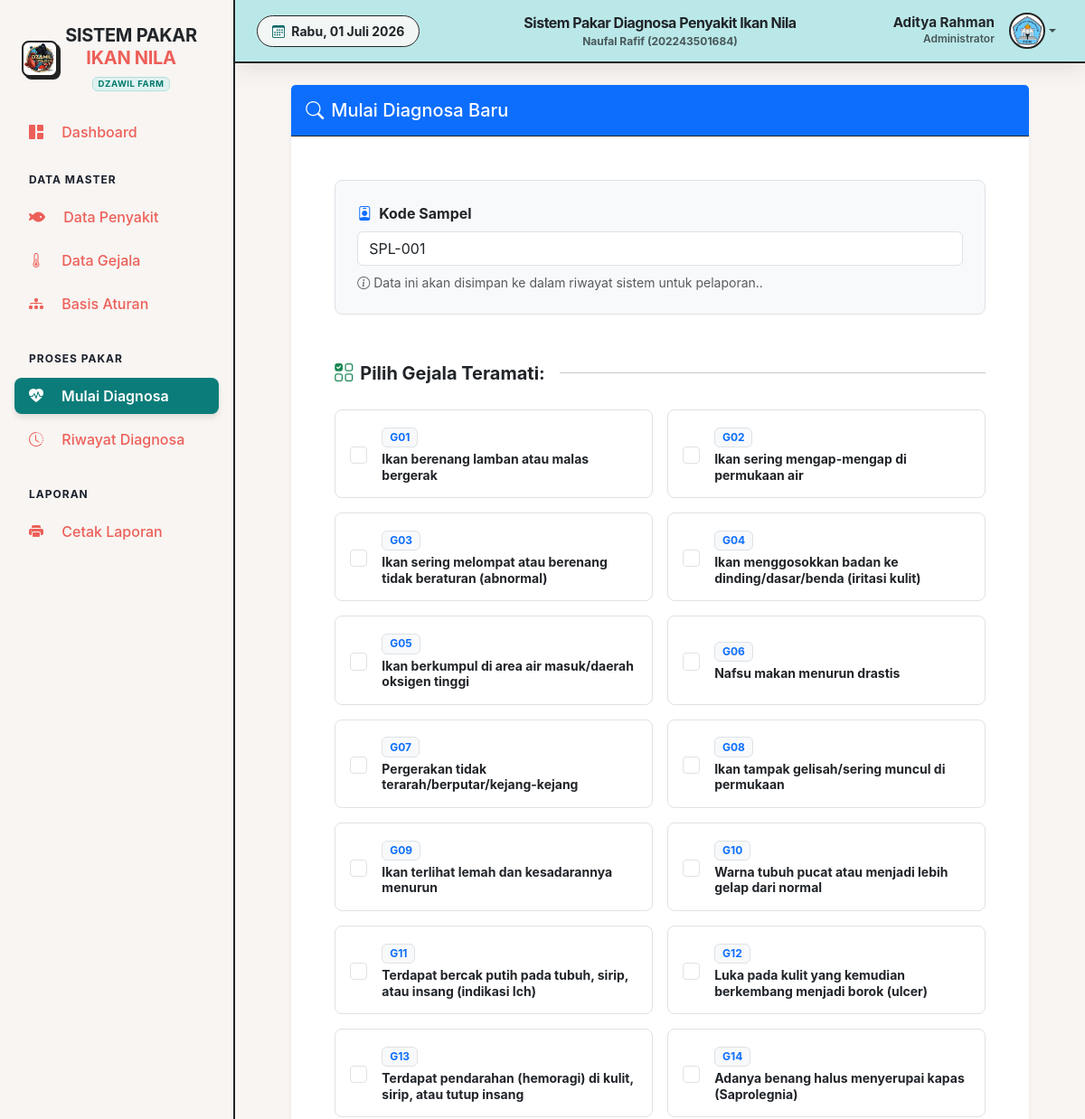
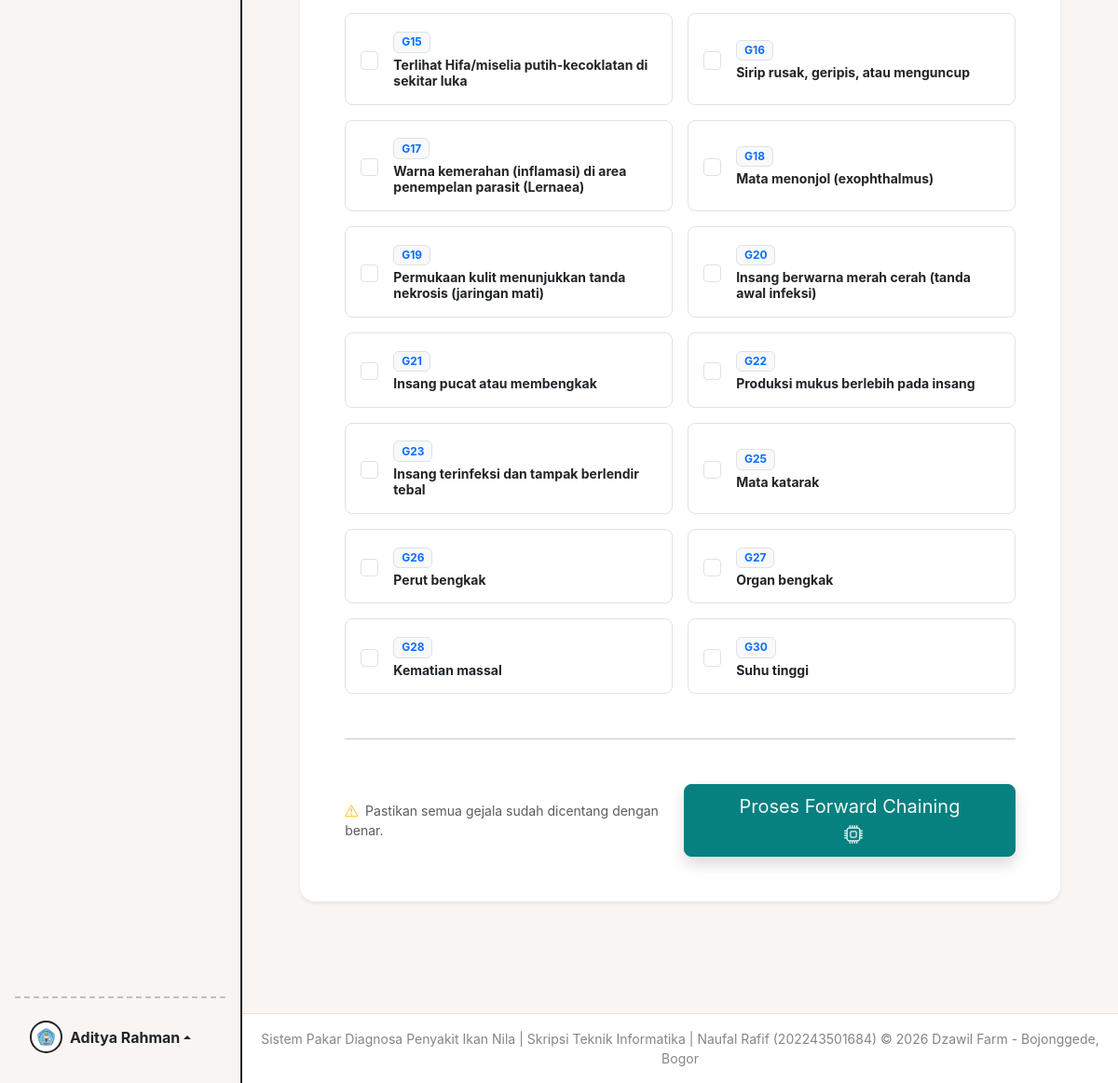
/pages/admin/diagnosa.php (signed in), run on the app's committed database (2 pictures, top to bottom).
### tables this page shows
CREATE TABLE `tbl_gejala` (
  `kode_gejala` varchar(10) NOT NULL,
  `nama_gejala` varchar(255) NOT NULL
);

### config/database.php (called while the page is built, shortened)
<?php
$base_url = 'http://localhost/sistem_pakar_ikan_nila/';
?>

### pages/admin/diagnosa.php (the view, shortened to what this page needs)
<?php
require_once '../../config/database.php';
$stmtKode = $pdo->query("
    SELECT kode_sampel
    FROM tbl_diagnosa
    WHERE kode_sampel IS NOT NULL
    ORDER BY id_diagnosa DESC
    LIMIT 1
");
$lastKode = $stmtKode->fetch();
if ($lastKode && preg_match('/SPL-(\d+)/', $lastKode['kode_sampel'], $match)) {
    $nomorBaru = (int)$match[1] + 1;
} else {
    $nomorBaru = 1;
}
$kodeSampelBaru = 'SPL-' . str_pad($nomorBaru, 3, '0', STR_PAD_LEFT);
require_once '../../includes/header.php';
$stmt = $pdo->query("SELECT * FROM tbl_gejala ORDER BY CAST(SUBSTRING(kode_gejala, 2) AS UNSIGNED) ASC");
$gejala = $stmt->fetchAll();
?>
<div class="row justify-content-center">
    <div class="col-lg-11">
        <div class="card shadow-sm border-0 rounded-4 mb-5">
            <div class="card-header bg-primary py-3">
               <h5 class="m-0 font-weight-bold text-white"><i class="bi bi-search me-2"></i>Mulai Diagnosa Baru</h5>
            </div>
            <div class="card-body p-4 p-md-5">
                <form method="post" action="">
                    <div class="mb-5 bg-light p-4 rounded-3 border">
                        <label for="kode_sampel" class="form-label fw-bold text-dark"> <i class="bi bi-person-badge me-2 text-primary"></i>Kode Sampel </label>
                        <input type="text" class="form-control" name="kode_sampel" value="<?= $kodeSampelBaru ?>" readonly>
                        <div class="form-text mt-2"><i class="bi bi-info-circle me-1"></i>Data ini akan disimpan ke dalam riwayat sistem untuk pelaporan..</div>
                    </div>
                    <div class="mb-4">
                        <div class="d-flex align-items-center mb-4">
                            <h5 class="fw-bold text-dark mb-0"><i class="bi bi-ui-checks-grid me-2 text-success"></i>Pilih Gejala Teramati:</h5>
                            <hr class="flex-grow-1 ms-3 opacity-25">
                        </div>
                        <div class="row g-3">
                            <?php foreach ($gejala as $g): ?>
                            <div class="col-md-6">
                                <label class="symptom-card d-flex align-items-center p-3 rounded-3 border h-100" for="gejala<?= $g['kode_gejala'] ?>">
                                    <div class="form-check m-0">
                                        <input class="form-check-input me-3" type="checkbox" name="gejala[]" value="<?= $g['kode_gejala'] ?>" id="gejala<?= $g['kode_gejala'] ?>">
                                    </div>
                                    <div>
                                        <span class="badge bg-light text-primary border mb-1"><?= htmlspecialchars($g['kode_gejala']) ?></span>
                                        <p class="mb-0 small fw-bold text-dark lh-sm"><?= htmlspecialchars($g['nama_gejala']) ?></p>
                                    </div>
                                </label>
                            </div>
                            <?php endforeach; ?>
                        </div>
                    </div>
                    <hr class="my-5 opacity-25">
                    <div class="d-flex justify-content-between align-items-center">
                        <span class="text-muted small"><i class="bi bi-exclamation-triangle me-1 text-warning"></i> Pastikan semua gejala sudah dicentang dengan benar.</span>
                        <button type="submit" class="btn btn-primary btn-lg px-5 shadow rounded-3">
                            Proses Forward Chaining <i class="bi bi-cpu ms-2"></i>
                        </button>
                    </div>
                </form>
            </div>
        </div>
    </div>
</div>
<?php require_once '../../includes/footer.php'; ?>

### includes/header.php (shortened to what this page needs)
<?php
require_once '../../config/database.php';
$id_admin = $_SESSION['id_admin'];
$stmt = $pdo->prepare("SELECT * FROM tbl_admin WHERE id_admin = ?");
$stmt->execute([$id_admin]);
$admin = $stmt->fetch(PDO::FETCH_ASSOC);
?>
<!DOCTYPE html>
<html lang="id">
<head>
    <link href="https://cdn.jsdelivr.net/npm/bootstrap-icons/font/bootstrap-icons.css" rel="stylesheet">
    <link rel="stylesheet" href="https://cdnjs.cloudflare.com/ajax/libs/font-awesome/6.5.1/css/all.min.css">
    <link href="https://cdn.jsdelivr.net/npm/bootstrap@5.3.0/dist/css/bootstrap.min.css" rel="stylesheet">
    <link rel="stylesheet" href="https://cdn.jsdelivr.net/npm/bootstrap-icons@1.10.5/font/bootstrap-icons.css">
    <link rel="stylesheet" href="<?= $base_url ?>assets/css/style.css">
    <link href="https://cdn.datatables.net/1.13.6/css/dataTables.bootstrap5.min.css" rel="stylesheet">
</head>
<body>
    <div class="wrapper d-flex">
        <?php include 'sidebar.php'; ?>
        <div class="main flex-grow-1 d-flex flex-column pt-5 pt-md-0 mt-4 mt-md-0">
            <nav class="navbar navbar-expand navbar-light topbar mb-4 static-top px-4"
                style="background-color: var(--coba); border-bottom: 2px solid var(--dark); height: 70px;">
                <div class="d-none d-sm-inline-block form-inline mr-auto ml-md-3 my-2 my-md-0 mw-100">
                    <span class="text-dark small fw-bold px-3 py-2 rounded-pill" style="background-color: var(--light); border: 1px solid var(--dark);">
                        <i class="bi bi-calendar3 me-1" style="color: var(--primary-dark);"></i>
                        <?php
                        $hari = ['Sunday' => 'Minggu', 'Monday' => 'Senin', 'Tuesday' => 'Selasa', 'Wednesday' => 'Rabu', 'Thursday' => 'Kamis', 'Friday' => 'Jumat', 'Saturday' => 'Sabtu'];
                        $bulan = [1 => 'Januari', 'Februari', 'Maret', 'April', 'Mei', 'Juni', 'Juli', 'Agustus', 'September', 'Oktober', 'November', 'Desember'];
                        echo $hari[date('l')] . ', ' . date('d') . ' ' . $bulan[(int)date('m')] . ' ' . date('Y');
                        ?>
                    </span>
                </div>
                <div class="position-absolute start-50 translate-middle-x text-center d-none d-md-block">
                    <span class="fw-bolder text-dark" style="font-size: 1rem; letter-spacing: -0.5px;">
                        Sistem Pakar Diagnosa Penyakit Ikan Nila
                    </span>
                    <div class="small fw-bold text-muted" style="font-size: 0.75rem;">
                        Naufal Rafif (202243501684)
                    </div>
                </div>
                <ul class="navbar-nav ms-auto align-items-center">
                    <li class="nav-item dropdown no-arrow position-relative">
                        <a class="nav-link dropdown-toggle d-flex align-items-center rounded-3 p-2" href="#" id="userDropdown" role="button" data-bs-toggle="dropdown" data-bs-display="static" aria-expanded="false" style="transition: all 0.2s;">
                            <div class="text-end me-3 d-none d-lg-block">
                                <span class="d-block text-dark fw-bold" style="font-size: 0.95rem; line-height: 1.2;"><?= htmlspecialchars($admin['nama_admin']) ?></span>
                                <span class="d-block text-muted fw-semibold" style="font-size: 0.75rem;">Administrator</span>
                            </div>
                            <div class="img-profile rounded-circle d-flex align-items-center justify-content-center overflow-hidden"
                                style="border: 2px solid var(--dark); width: 40px; height: 40px; background-color: white;">
                                <img src="<?= $base_url ?>assets/img/logo4.png" alt="Logo" style="width: 100%; height: 100%; object-fit: cover;">
                            </div>
                        </a>
                    </li>
                </ul>
            </nav>
            <div class="container-fluid px-4 flex-grow-1 pb-5">

### assets/css/style.css (style rules this page uses)
:root { --bg-main: #f8f5f2; --headline: #232323; --paragraph: #222525; --primary: #078080; --primary-dark: #066666; --secondary: #f45d48; --tertiary: #d9376e; --highlight: #ff8e3c; --main-illustration: #fffffe; --stroke: #232323; --success: #078080; --info: #ff8e3c; --warning: #ff8e3c; --danger: #f45d48; --light: #f2f7f5; --dark: #232323; --coba: #bae8e8; }
body { font-family: 'Nunito', -apple-system, BlinkMacSystemFont, 'Segoe UI', Roboto, 'Helvetica Neue', Arial, sans-serif; background-color: var(--bg-main); color: var(--paragraph); }
.wrapper { display: flex; width: 100%; min-height: 100vh; }
a { color: var(--primary); }
.main { width: 100%; overflow-x: hidden; background-color: var(--bg-main); }
.topbar { height: 4.375rem; box-shadow: 0 0.15rem 1.75rem 0 rgba(58, 59, 69, 0.15); }
.img-profile { height: 2rem; width: 2rem; }
.card { border: none; border-radius: 12px; box-shadow: 0 0.15rem 1.75rem 0 rgba(58, 59, 69, 0.1); transition: all 0.3s ease; }
.card-header { background-color: var(--main-illustration); border-bottom: 1px solid var(--stroke); }
.btn-primary { background-color: var(--primary); border-color: var(--primary); color: var(--light); }

### pages/admin/diagnosa.php (style rules this page uses)
.symptom-card { transition: all 0.2s ease-in-out; cursor: pointer; background-color: #ffffff; }
.form-check-input { width: 1.2em; height: 1.2em; cursor: pointer; }

### data on the page
tbl_gejala: kode_gejala "G01", nama_gejala "Ikan berenang lamban atau malas bergerak"
tbl_gejala: kode_gejala "G02", nama_gejala "Ikan sering mengap-mengap di permukaan air"
tbl_gejala: kode_gejala "G03", nama_gejala "Ikan sering melompat atau berenang tidak beraturan (abnormal)"
tbl_gejala: kode_gejala "G04", nama_gejala "Ikan menggosokkan badan ke dinding/dasar/benda (iritasi kulit)"
tbl_gejala: kode_gejala "G05", nama_gejala "Ikan berkumpul di area air masuk/daerah oksigen tinggi"
tbl_gejala: kode_gejala "G06", nama_gejala "Nafsu makan menurun drastis"
tbl_gejala: kode_gejala "G07", nama_gejala "Pergerakan tidak terarah/berputar/kejang-kejang"
tbl_gejala: kode_gejala "G08", nama_gejala "Ikan tampak gelisah/sering muncul di permukaan"
tbl_gejala: kode_gejala "G09", nama_gejala "Ikan terlihat lemah dan kesadarannya menurun"
tbl_gejala: kode_gejala "G10", nama_gejala "Warna tubuh pucat atau menjadi lebih gelap dari normal"
tbl_gejala: kode_gejala "G11", nama_gejala "Terdapat bercak putih pada tubuh, sirip, atau insang (indikasi Ich)"
tbl_gejala: kode_gejala "G12", nama_gejala "Luka pada kulit yang kemudian berkembang menjadi borok (ulcer)"
tbl_gejala: kode_gejala "G13", nama_gejala "Terdapat pendarahan (hemoragi) di kulit, sirip, atau tutup insang"
tbl_gejala: kode_gejala "G14", nama_gejala "Adanya benang halus menyerupai kapas (Saprolegnia)"
tbl_gejala: kode_gejala "G15", nama_gejala "Terlihat Hifa/miselia putih-kecoklatan di sekitar luka"
tbl_gejala: kode_gejala "G16", nama_gejala "Sirip rusak, geripis, atau menguncup"
tbl_gejala: kode_gejala "G17", nama_gejala "Warna kemerahan (inflamasi) di area penempelan parasit (Lernaea)"
tbl_gejala: kode_gejala "G18", nama_gejala "Mata menonjol (exophthalmus)"
tbl_gejala: kode_gejala "G19", nama_gejala "Permukaan kulit menunjukkan tanda nekrosis (jaringan mati)"
tbl_gejala: kode_gejala "G20", nama_gejala "Insang berwarna merah cerah (tanda awal infeksi)"
tbl_gejala: kode_gejala "G21", nama_gejala "Insang pucat atau membengkak"
tbl_gejala: kode_gejala "G22", nama_gejala "Produksi mukus berlebih pada insang"
tbl_gejala: kode_gejala "G23", nama_gejala "Insang terinfeksi dan tampak berlendir tebal"
tbl_gejala: kode_gejala "G25", nama_gejala "Mata katarak"
tbl_gejala: kode_gejala "G26", nama_gejala "Perut bengkak"
tbl_gejala: kode_gejala "G27", nama_gejala "Organ bengkak"
tbl_gejala: kode_gejala "G28", nama_gejala "Kematian massal"
tbl_gejala: kode_gejala "G30", nama_gejala "Suhu tinggi"

### other printed values
$_SESSION['nama_admin'] "Aditya Rahman"
$admin['nama_admin'] "Aditya Rahman"
